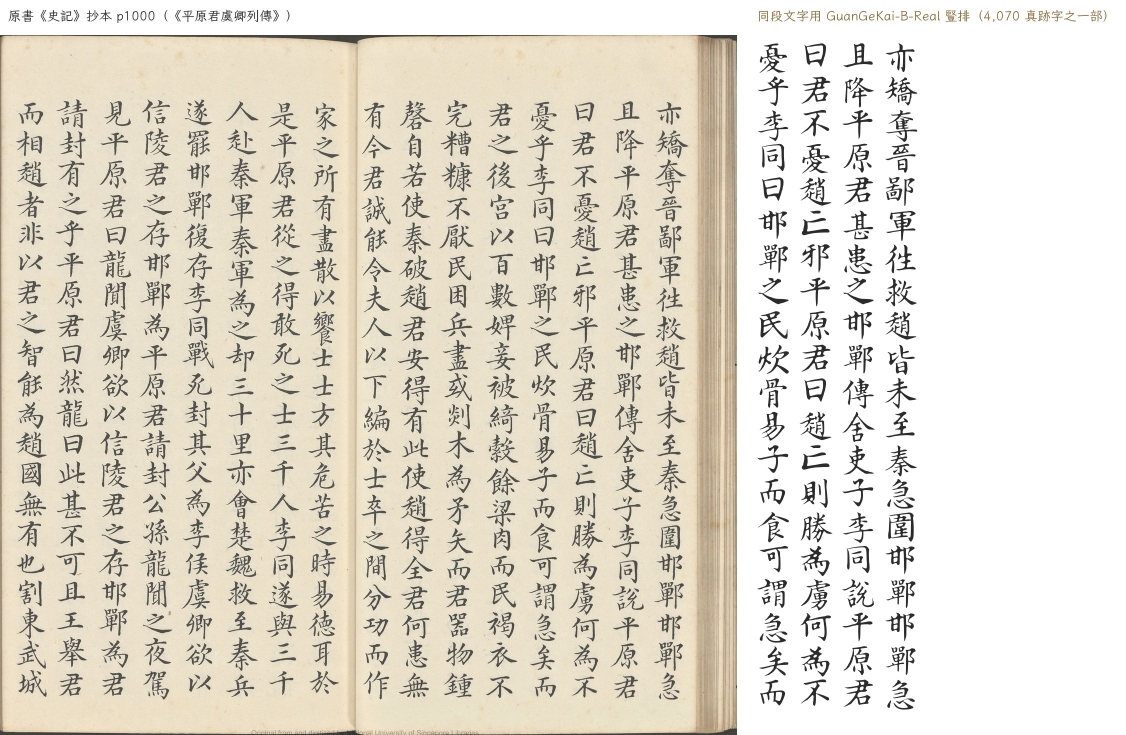
#> input picture release-b/book-vs-font-b.jpg, 2251 x 1470 px (shown at 1/2 size)
$ python -i 87_contaminated_cells_b.py   (imports and definitions only)
#> lines starting #> are read from the running program, lines starting #| are printed output that depends on the picture; after the words box and inside, x2 and y2 are one past the last pixel; in counts of white or black regions, pixels touching at a corner belong together
#!/usr/bin/env python3
"""B-Q14: contaminated cells — samples whose ink is not the labelled character.

`08_make_pairs` builds training pairs from **chosen** only (one sample per character), so
contaminated siblings do not pollute training directly.  They matter because `05_select`
picks the medoid from the whole pool: a contaminated cell can win and ship as the glyph
(that is how 茈 -> 此, 竅 -> 敷, 簦 -> 落 happened).

This script flags, per label, the samples whose median bbox-normalised IoU against the
label's other samples is below --thr.  The output is meant as an exclusion list for the
next selection run (needs 05_select to accept it; see the note in DATA-B).

  python3 scripts/87_contaminated_cells_b.py --workers 8 --out work-b/contaminated_b.json
"""
from __future__ import annotations

import argparse
import collections
import json
import os
import sys
from pathlib import Path

import cv2
import numpy as np
from PIL import Image

ROOT = Path(__file__).resolve().parents[1]
S = 96
CAP = 40          # samples per label used for the consistency estimate


def norm(path: Path) -> np.ndarray | None:
#> called with path = '../release-b/book-vs-font-b.jpg'
    try:
        m = np.asarray(Image.open(path).convert("L")) > 127
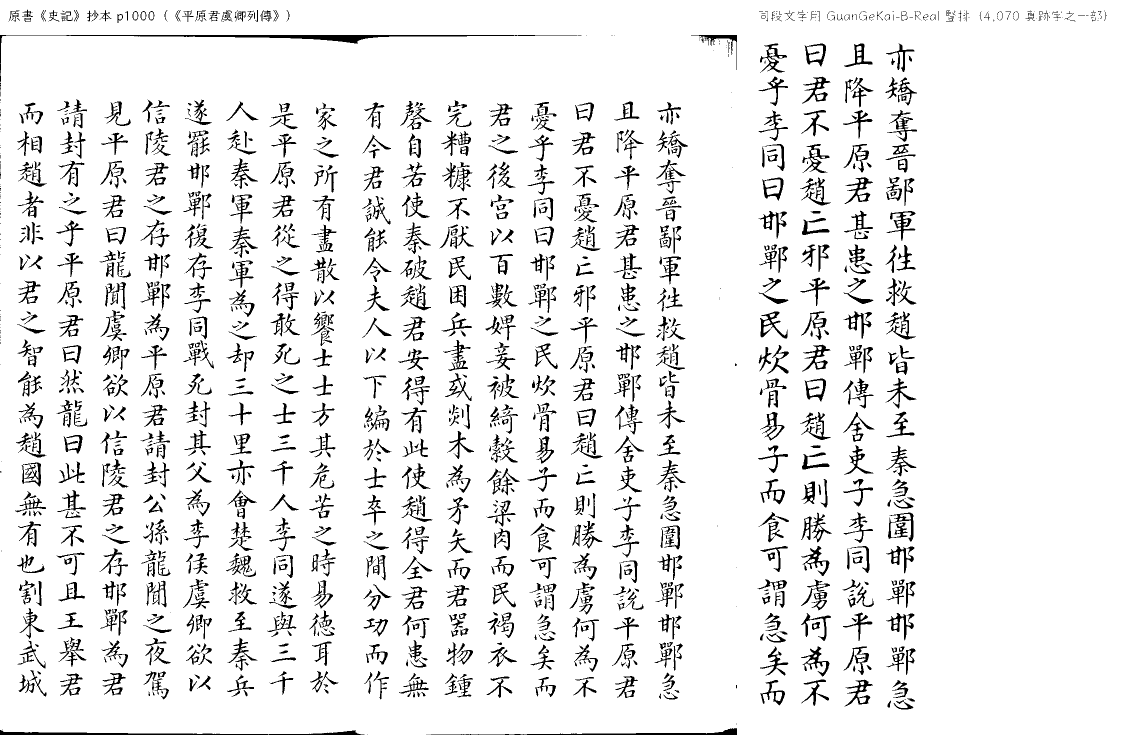
#> m: shape (1470, 2251) bool (shown at 1/2 size); 92.5% white; 1578 black regions (404 under 20 px), largest, box (x1, y1, x2, y2) and area: (0, 70, 1155, 165) 4537, (0, 1460, 729, 1470) 2679, (862, 1456, 1474, 1470) 1824
    except Exception:  # noqa: BLE001
        return None
    ys, xs = np.nonzero(m)
    if len(xs) < 50:
        return None
    c = m[ys.min():ys.max() + 1, xs.min():xs.max() + 1]
    k = min(S / c.shape[0], S / c.shape[1])
#> k = 0.0426
    r = cv2.resize(c.astype(np.uint8), (max(1, int(c.shape[1] * k)), max(1, int(c.shape[0] * k))),
                   interpolation=cv2.INTER_NEAREST)
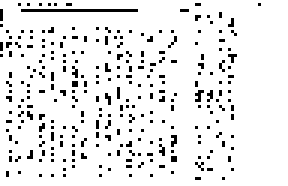
#> r: shape (62, 96) (shown 3 times larger); values 0 (black) and 1 (white), 91.8% white; black in thin lines or dots, all inside (x1, y1, x2, y2) = (0, 1, 87, 60)
    out = np.zeros((S, S), np.uint8)
    y, x = (S - r.shape[0]) // 2, (S - r.shape[1]) // 2
#> y = 17; x = 0
    out[y:y + r.shape[0], x:x + r.shape[1]] = r
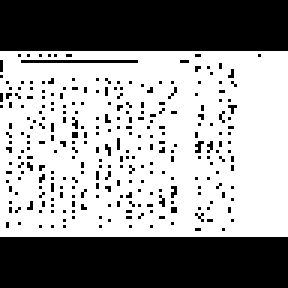
#> out: shape (96, 96) (shown 3 times larger); values 0 (black) and 1 (white), 59.3% white; 272 black regions (269 under 20 px), largest, box (x1, y1, x2, y2) and area: (0, 0, 96, 17) 1632, (0, 79, 96, 96) 1632, (7, 20, 46, 21) 39
    return cv2.dilate(out, np.ones((3, 3), np.uint8)) > 0
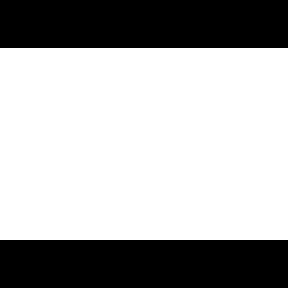
#> returned value: shape (96, 96) bool (shown 3 times larger); 66.7% white; 2 black regions, box (x1, y1, x2, y2) and area: (0, 0, 96, 16) 1536, (0, 80, 96, 96) 1536


# [57 lines left out: functions work, main, not called in this run]


# [2 lines not run here, left out]

>>> result = norm('../release-b/book-vs-font-b.jpg')
